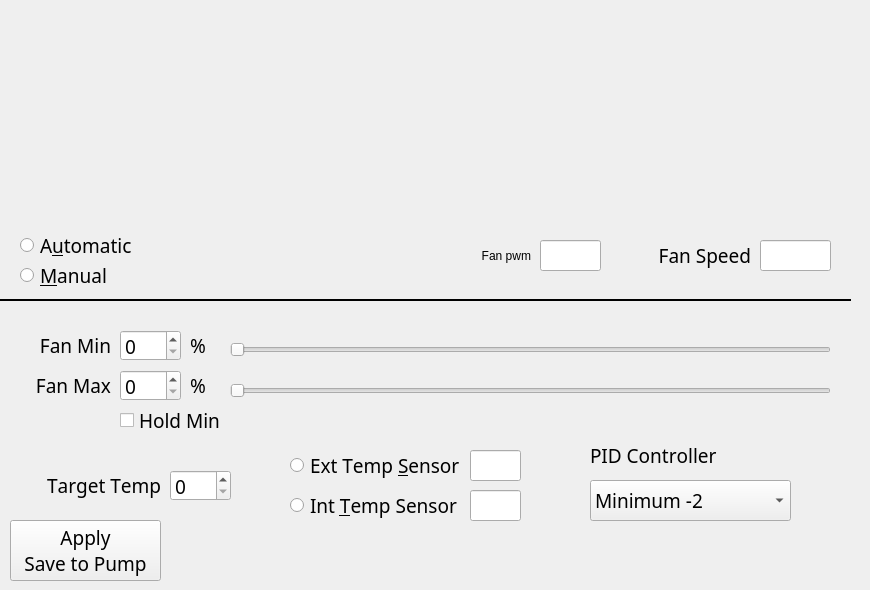
    <widget class="QWidget" name="page_3">
     <widget class="QRadioButton" name="radioButton_fans_auto">
      <property name="geometry">
       <rect>
        <x>20</x>
        <y>230</y>
        <width>161</width>
        <height>31</height>
       </rect>
      </property>
      <property name="font">
       <font>
        <family>Noto Sans</family>
        <pointsize>14</pointsize>
        <kerning>false</kerning>
       </font>
      </property>
      <property name="text">
       <string>A&amp;utomatic</string>
      </property>
     </widget>
     <widget class="QRadioButton" name="radioButton_fans_man">
      <property name="geometry">
       <rect>
        <x>20</x>
        <y>260</y>
        <width>161</width>
        <height>31</height>
       </rect>
      </property>
      <property name="font">
       <font>
        <family>Noto Sans</family>
        <pointsize>14</pointsize>
        <kerning>false</kerning>
       </font>
      </property>
      <property name="text">
       <string>&amp;Manual</string>
      </property>
     </widget>
     <widget class="QPushButton" name="pushButton_fans_save_to_pump">
      <property name="geometry">
       <rect>
        <x>10</x>
        <y>520</y>
        <width>151</width>
        <height>61</height>
       </rect>
      </property>
      <property name="font">
       <font>
        <family>Noto Sans</family>
        <pointsize>14</pointsize>
        <kerning>false</kerning>
       </font>
      </property>
      <property name="text">
       <string>Apply 
Save to Pump</string>
      </property>
      <property name="autoExclusive">
       <bool>false</bool>
      </property>
      <property name="autoDefault">
       <bool>false</bool>
      </property>
      <property name="flat">
       <bool>false</bool>
      </property>
     </widget>
     <widget class="QStackedWidget" name="stackedWidget_fans">
      <property name="geometry">
       <rect>
        <x>0</x>
        <y>320</y>
        <width>851</width>
        <height>201</height>
       </rect>
      </property>
      <property name="font">
       <font>
        <family>Noto Sans</family>
        <pointsize>14</pointsize>
        <kerning>false</kerning>
       </font>
      </property>
      <property name="frameShape">
       <enum>QFrame::Shape::NoFrame</enum>
      </property>
      <property name="currentIndex">
       <number>0</number>
      </property>
      <widget class="QWidget" name="page_fans_auto">
       <widget class="QSpinBox" name="spinBox_fans_auto_target_temp">
        <property name="geometry">
         <rect>
          <x>170</x>
          <y>150</y>
          <width>61</width>
          <height>31</height>
         </rect>
        </property>
        <property name="font">
         <font>
          <family>Noto Sans</family>
          <pointsize>14</pointsize>
          <kerning>false</kerning>
         </font>
        </property>
       </widget>
       <widget class="QLabel" name="label_28">
        <property name="geometry">
         <rect>
          <x>10</x>
          <y>150</y>
          <width>151</width>
          <height>31</height>
         </rect>
        </property>
        <property name="font">
         <font>
          <family>Noto Sans</family>
          <pointsize>14</pointsize>
          <kerning>false</kerning>
         </font>
        </property>
        <property name="text">
         <string>Target Temp</string>
        </property>
        <property name="alignment">
         <set>Qt::AlignmentFlag::AlignRight|Qt::AlignmentFlag::AlignTrailing|Qt::AlignmentFlag::AlignVCenter</set>
        </property>
       </widget>
       <widget class="QRadioButton" name="radioButton_fans_auto_int_temp">
        <property name="geometry">
         <rect>
          <x>290</x>
          <y>170</y>
          <width>171</width>
          <height>31</height>
         </rect>
        </property>
        <property name="font">
         <font>
          <family>Noto Sans</family>
          <pointsize>14</pointsize>
          <kerning>false</kerning>
         </font>
        </property>
        <property name="text">
         <string>Int &amp;Temp Sensor</string>
        </property>
       </widget>
       <widget class="QRadioButton" name="radioButton_fans_auto_ext_temp">
        <property name="geometry">
         <rect>
          <x>290</x>
          <y>130</y>
          <width>181</width>
          <height>31</height>
         </rect>
        </property>
        <property name="font">
         <font>
          <family>Noto Sans</family>
          <pointsize>14</pointsize>
          <kerning>false</kerning>
         </font>
        </property>
        <property name="text">
         <string>Ext Temp &amp;Sensor</string>
        </property>
       </widget>
       <widget class="QLabel" name="label_48">
        <property name="geometry">
         <rect>
          <x>30</x>
          <y>10</y>
          <width>81</width>
          <height>31</height>
         </rect>
        </property>
        <property name="font">
         <font>
          <family>Noto Sans</family>
          <pointsize>14</pointsize>
          <kerning>false</kerning>
         </font>
        </property>
        <property name="text">
         <string>Fan Min</string>
        </property>
        <property name="alignment">
         <set>Qt::AlignmentFlag::AlignRight|Qt::AlignmentFlag::AlignTrailing|Qt::AlignmentFlag::AlignVCenter</set>
        </property>
       </widget>
       <widget class="QLabel" name="label_49">
        <property name="geometry">
         <rect>
          <x>30</x>
          <y>50</y>
          <width>81</width>
          <height>31</height>
         </rect>
        </property>
        <property name="font">
         <font>
          <family>Noto Sans</family>
          <pointsize>14</pointsize>
          <kerning>false</kerning>
         </font>
        </property>
        <property name="text">
         <string>Fan Max</string>
        </property>
        <property name="alignment">
         <set>Qt::AlignmentFlag::AlignRight|Qt::AlignmentFlag::AlignTrailing|Qt::AlignmentFlag::AlignVCenter</set>
        </property>
       </widget>
       <widget class="QSpinBox" name="spinBox_fans_auto_fans_min_hz">
        <property name="geometry">
         <rect>
          <x>120</x>
          <y>10</y>
          <width>61</width>
          <height>31</height>
         </rect>
        </property>
        <property name="font">
         <font>
          <family>Noto Sans</family>
          <pointsize>14</pointsize>
          <kerning>false</kerning>
         </font>
        </property>
       </widget>
       <widget class="QSpinBox" name="spinBox_fans_auto_fans_max_hz">
        <property name="geometry">
         <rect>
          <x>120</x>
          <y>50</y>
          <width>61</width>
          <height>31</height>
         </rect>
        </property>
        <property name="font">
         <font>
          <family>Noto Sans</family>
          <pointsize>14</pointsize>
          <kerning>false</kerning>
         </font>
        </property>
       </widget>
       <widget class="QCheckBox" name="checkBox_fans_auto_hold_min">
        <property name="geometry">
         <rect>
          <x>120</x>
          <y>90</y>
          <width>171</width>
          <height>20</height>
         </rect>
        </property>
        <property name="font">
         <font>
          <family>Noto Sans</family>
          <pointsize>14</pointsize>
          <kerning>false</kerning>
         </font>
        </property>
        <property name="text">
         <string>Hold Min</string>
        </property>
       </widget>
       <widget class="QLabel" name="label_50">
        <property name="geometry">
         <rect>
          <x>190</x>
          <y>10</y>
          <width>51</width>
          <height>31</height>
         </rect>
        </property>
        <property name="font">
         <font>
          <family>Noto Sans</family>
          <pointsize>14</pointsize>
          <kerning>false</kerning>
         </font>
        </property>
        <property name="text">
         <string>%</string>
        </property>
       </widget>
       <widget class="QLabel" name="label_51">
        <property name="geometry">
         <rect>
          <x>190</x>
          <y>50</y>
          <width>41</width>
          <height>31</height>
         </rect>
        </property>
        <property name="font">
         <font>
          <family>Noto Sans</family>
          <pointsize>14</pointsize>
          <kerning>false</kerning>
         </font>
        </property>
        <property name="text">
         <string>%</string>
        </property>
       </widget>
       <widget class="QSlider" name="horizontalSlider_fans_auto_min">
        <property name="geometry">
         <rect>
          <x>230</x>
          <y>19</y>
          <width>601</width>
          <height>21</height>
         </rect>
        </property>
        <property name="font">
         <font>
          <family>Noto Sans</family>
          <pointsize>14</pointsize>
          <kerning>false</kerning>
         </font>
        </property>
        <property name="orientation">
         <enum>Qt::Orientation::Horizontal</enum>
        </property>
       </widget>
       <widget class="QSlider" name="horizontalSlider_fans_auto_max">
        <property name="geometry">
         <rect>
          <x>230</x>
          <y>60</y>
          <width>601</width>
          <height>21</height>
         </rect>
        </property>
        <property name="font">
         <font>
          <family>Noto Sans</family>
          <pointsize>14</pointsize>
          <kerning>false</kerning>
         </font>
        </property>
        <property name="orientation">
         <enum>Qt::Orientation::Horizontal</enum>
        </property>
       </widget>
       <widget class="QLabel" name="label_52">
        <property name="geometry">
         <rect>
          <x>590</x>
          <y>120</y>
          <width>161</width>
          <height>31</height>
         </rect>
        </property>
        <property name="font">
         <font>
          <family>Noto Sans</family>
          <pointsize>14</pointsize>
          <kerning>false</kerning>
         </font>
        </property>
        <property name="text">
         <string>PID Controller</string>
        </property>
        <property name="alignment">
         <set>Qt::AlignmentFlag::AlignLeading|Qt::AlignmentFlag::AlignLeft|Qt::AlignmentFlag::AlignVCenter</set>
        </property>
       </widget>
       <widget class="QComboBox" name="comboBox_fans_pid">
        <property name="enabled">
         <bool>true</bool>
        </property>
        <property name="geometry">
         <rect>
          <x>590</x>
          <y>160</y>
          <width>201</width>
          <height>41</height>
         </rect>
        </property>
        <property name="font">
         <font>
          <family>Noto Sans</family>
          <pointsize>14</pointsize>
          <kerning>false</kerning>
         </font>
        </property>
        <property name="currentText">
         <string notr="true">Minimum -2</string>
        </property>
        <property name="currentIndex">
         <number>0</number>
        </property>
        <property name="insertPolicy">
         <enum>QComboBox::InsertPolicy::InsertAlphabetically</enum>
        </property>
        <property name="sizeAdjustPolicy">
         <enum>QComboBox::SizeAdjustPolicy::AdjustToMinimumContentsLengthWithIcon</enum>
        </property>
        <property name="placeholderText">
         <string/>
        </property>
        <property name="frame">
         <bool>true</bool>
        </property>
        <item>
         <property name="text">
          <string>Minimum -2</string>
         </property>
        </item>
        <item>
         <property name="text">
          <string>Slower -1</string>
         </property>
        </item>
        <item>
         <property name="text">
          <string>Normal Speed</string>
         </property>
        </item>
        <item>
         <property name="text">
          <string>Faster +1</string>
         </property>
        </item>
        <item>
         <property name="text">
          <string>Maximum +2</string>
         </property>
        </item>
       </widget>
       <widget class="QLineEdit" name="lineEdit_fans_auto_temp_int">
        <property name="geometry">
         <rect>
          <x>470</x>
          <y>170</y>
          <width>51</width>
          <height>31</height>
         </rect>
        </property>
        <property name="font">
         <font>
          <family>Noto Sans</family>
          <pointsize>14</pointsize>
          <kerning>false</kerning>
         </font>
        </property>
       </widget>
       <widget class="QLineEdit" name="lineEdit_fans_auto_temp_ext">
        <property name="geometry">
         <rect>
          <x>470</x>
          <y>130</y>
          <width>51</width>
          <height>31</height>
         </rect>
        </property>
        <property name="font">
         <font>
          <family>Noto Sans</family>
          <pointsize>14</pointsize>
          <kerning>false</kerning>
         </font>
        </property>
       </widget>
      </widget>
      <widget class="QWidget" name="page_fans_manual">
       <widget class="QSpinBox" name="spinBox_fans_man">
        <property name="geometry">
         <rect>
          <x>120</x>
          <y>10</y>
          <width>61</width>
          <height>31</height>
         </rect>
        </property>
       </widget>
       <widget class="QLabel" name="label_64">
        <property name="geometry">
         <rect>
          <x>40</x>
          <y>10</y>
          <width>71</width>
          <height>31</height>
         </rect>
        </property>
        <property name="text">
         <string>Fan</string>
        </property>
        <property name="alignment">
         <set>Qt::AlignmentFlag::AlignRight|Qt::AlignmentFlag::AlignTrailing|Qt::AlignmentFlag::AlignVCenter</set>
        </property>
       </widget>
       <widget class="QLabel" name="label_65">
        <property name="geometry">
         <rect>
          <x>190</x>
          <y>10</y>
          <width>31</width>
          <height>31</height>
         </rect>
        </property>
        <property name="text">
         <string>%</string>
        </property>
       </widget>
       <widget class="QSlider" name="horizontalSlider_fans_man">
        <property name="geometry">
         <rect>
          <x>230</x>
          <y>19</y>
          <width>601</width>
          <height>21</height>
         </rect>
        </property>
        <property name="orientation">
         <enum>Qt::Orientation::Horizontal</enum>
        </property>
       </widget>
      </widget>
     </widget>
     <widget class="Line" name="line_3">
      <property name="geometry">
       <rect>
        <x>-10</x>
        <y>285</y>
        <width>861</width>
        <height>31</height>
       </rect>
      </property>
      <property name="font">
       <font>
        <family>Noto Sans</family>
        <pointsize>14</pointsize>
        <kerning>false</kerning>
       </font>
      </property>
      <property name="frameShadow">
       <enum>QFrame::Shadow::Plain</enum>
      </property>
      <property name="lineWidth">
       <number>2</number>
      </property>
      <property name="midLineWidth">
       <number>0</number>
      </property>
      <property name="orientation">
       <enum>Qt::Orientation::Horizontal</enum>
      </property>
     </widget>
     <widget class="QLineEdit" name="lineEdit_fans_fan_speed">
      <property name="geometry">
       <rect>
        <x>760</x>
        <y>240</y>
        <width>71</width>
        <height>31</height>
       </rect>
      </property>
      <property name="font">
       <font>
        <family>Noto Sans</family>
        <pointsize>14</pointsize>
        <kerning>false</kerning>
       </font>
      </property>
      <property name="readOnly">
       <bool>true</bool>
      </property>
     </widget>
     <widget class="QLabel" name="label_66">
      <property name="geometry">
       <rect>
        <x>620</x>
        <y>240</y>
        <width>131</width>
        <height>31</height>
       </rect>
      </property>
      <property name="font">
       <font>
        <family>Noto Sans</family>
        <pointsize>14</pointsize>
        <kerning>false</kerning>
       </font>
      </property>
      <property name="text">
       <string>Fan Speed</string>
      </property>
      <property name="alignment">
       <set>Qt::AlignmentFlag::AlignRight|Qt::AlignmentFlag::AlignTrailing|Qt::AlignmentFlag::AlignVCenter</set>
      </property>
     </widget>
     <widget class="QLineEdit" name="lineEdit_fans_pwm_graph">
      <property name="geometry">
       <rect>
        <x>540</x>
        <y>240</y>
        <width>61</width>
        <height>31</height>
       </rect>
      </property>
     </widget>
     <widget class="QLabel" name="label_29">
      <property name="geometry">
       <rect>
        <x>420</x>
        <y>240</y>
        <width>111</width>
        <height>31</height>
       </rect>
      </property>
      <property name="text">
       <string>Fan pwm</string>
      </property>
      <property name="alignment">
       <set>Qt::AlignmentFlag::AlignRight|Qt::AlignmentFlag::AlignTrailing|Qt::AlignmentFlag::AlignVCenter</set>
      </property>
     </widget>
     <widget class="PlotWidget" name="plotWidget_fans" native="true">
      <property name="geometry">
       <rect>
        <x>30</x>
        <y>30</y>
        <width>801</width>
        <height>191</height>
       </rect>
      </property>
     </widget>
    </widget>
